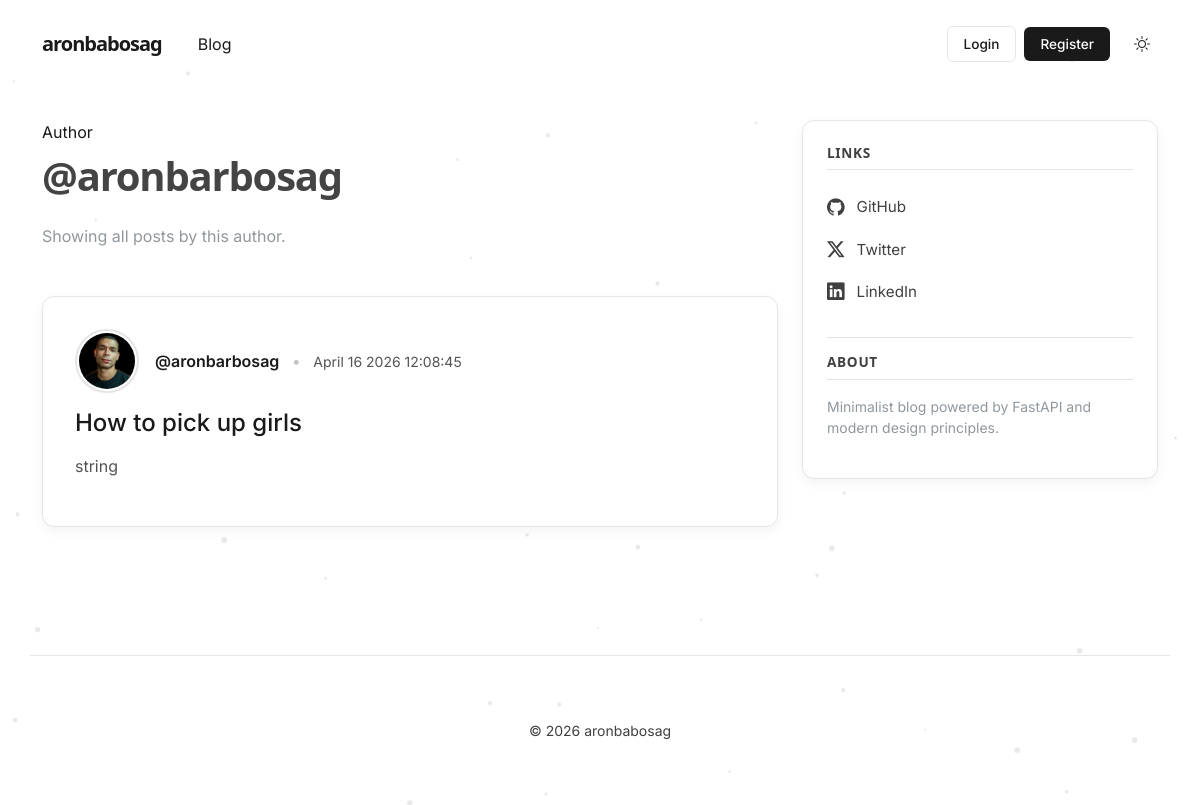
The page /users/1/posts on the database its author committed.
### models/entities/schemas.py (models this page shows, shortened)
class User(Base):
    __tablename__ = "users"
    id: Mapped[int] = mapped_column(Integer, primary_key=True, index=True)
    username: Mapped[str] = mapped_column(String(50), unique=True, nullable=False)
    email: Mapped[str] = mapped_column(String(120), unique=True, nullable=False)
    image_file: Mapped[str | None] = mapped_column(
        String(200),
        nullable=True,
        default=None,
    )
    posts: Mapped[list[Post]] = relationship(back_populates="author")

class Post(Base):
    __tablename__ = "posts"
    id: Mapped[int] = mapped_column(Integer, primary_key=True, index=True)
    title: Mapped[str] = mapped_column(String(100), nullable=False)
    content: Mapped[str] = mapped_column(Text, nullable=False)
    user_id: Mapped[int] = mapped_column(
        ForeignKey("users.id"),
        nullable=False,
        index=True,
    )
    date_posted: Mapped[datetime] = mapped_column(
        DateTime(timezone=True),
        default=lambda: datetime.now(UTC),
    )
    author: Mapped[User] = relationship(back_populates="posts", lazy="joined")

### routers/users.py (the view)
@router.get("/users/{user_id}/posts", include_in_schema=False, name="user_posts")
def user_posts_page(request: Request, user_id: int):
    connection = DBConnectionHandler()
    repo = UserRepository(connection)
    posts = repo.select_user_post(user_id)
    user = repo.select_user(user_id)
    if posts and user:
        return templates.TemplateResponse(
            request,
            "user_posts.html",
            {"posts": posts, "user": user, "title": f"{user.username}'s Posts"},
        )
    raise HTTPException(status_code=status.HTTP_404_NOT_FOUND, detail="User not found")

### templates/user_posts.html
{% extends "layout.html" %}
{% block content %}
  <div class="mb-5">
    <div class="post-entry-meta mb-2">Author</div>
    <h1 class="fw-bold mb-4" style="letter-spacing: -0.03em;">@{{ user.username }}</h1>
    <p class="text-secondary opacity-75">Showing all posts by this author.</p>
  </div>
  <div class="post-list">
    {% for post in posts %}
      <article class="post-card-container">
        <div class="d-flex align-items-center gap-3 mb-3">
            <img class="rounded-circle article-img"
                 src="{{ post.author.image_path }}"
                 alt="{{ post.author.username }}"
                 width="40"
                 height="40"
                 loading="lazy">
            <div class="post-entry-meta mb-0">
              <span class="fw-semibold">@{{ post.author.username }}</span>
              <span class="mx-2 opacity-25">•</span>
              <time class="opacity-75 small">{{ post.date_posted.strftime(" %B %d %Y %H:%M:%S") }}</time>
            </div>
        </div>
        <a class="post-entry-title h4" href="{{ url_for('post_html', id=post.id) }}">
          {{ post.title }}
        </a>
        <p class="post-entry-content opacity-75 mt-3">
          {{ post.content | truncate(160) }}
        </p>
      </article>
    {% else %}
      <div class="py-5 text-center opacity-50">
        <p>No posts found by this user.</p>
        <a href="{{ url_for('home') }}" class="text-decoration-underline color-inherit">Back to Home</a>
      </div>
    {% endfor %}
  </div>
{% endblock content %}

### static/css/main.css (style rules this page uses)
:root { --font-heading: "Montserrat", system-ui, -apple-system, BlinkMacSystemFont, sans-serif; --font-body: "Nunito", system-ui, -apple-system, BlinkMacSystemFont, sans-serif; --color-bg-body: #fafafa; --color-bg-content: #ffffff; --color-text-primary: #333333; --color-text-heading: #444444; --color-steel: #527c9f; --color-nav-link: #cbd5db; --color-nav-link-hover: #ffffff; --color-link-hover: #428bca; --color-border: #dddddd; --color-border-light: #e3e3e3; --spacing-xl: 5rem; --article-img-size: 4rem; --account-img-size: 7.813rem; }
body { font-family: var(--font-body); background: var(--color-bg-body); color: var(--color-text-primary); }
h1, h2, h3, h4, h5, h6 { font-family: var(--font-heading); color: var(--color-text-heading); }
a { text-decoration: none; }
.article-img { height: var(--article-img-size); width: var(--article-img-size); flex-shrink: 0; object-fit: cover; border: 1px solid var(--color-border-light); box-shadow: 0 0 0 2px var(--color-bg-content); }

### templates/layout.html (style rules this page uses)
:root { --bg-color: #ffffff; --text-color: #1a1a1a; --accent-color: #404040; --border-color: #e5e5e5; --hover-color: #f5f5f5; --card-shadow: 0 4px 12px rgba(0, 0, 0, 0.05); --font-main: 'Inter', sans-serif; }
body { font-family: var(--font-main); background-color: var(--bg-color); color: var(--text-color); transition: background-color 0.4s ease, color 0.4s ease; overflow-x: hidden; min-height: 100vh; }
.post-card-container { border: 1px solid var(--border-color); border-radius: 12px; padding: 2rem; margin-bottom: 2rem; background: var(--bg-color); box-shadow: var(--card-shadow); transition: transform 0.2s ease; }
.article-img { border: 2px solid var(--border-color); padding: 2px; object-fit: cover; }

### rows shown on the page
User: username "aronbarbosag"
Post: author.image_path (picture), author.username "aronbarbosag", date_posted "April 16 2026 12:08:45", title "How to pick up girls", content "string"
